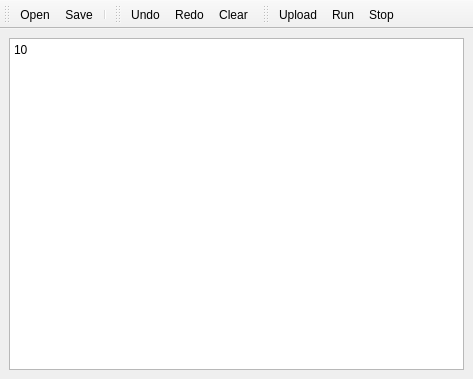
<?xml version="1.0" encoding="UTF-8"?>
<ui version="4.0">
 <class>Editor_window</class>
 <widget class="QMainWindow" name="Editor_window">
  <property name="geometry">
   <rect>
    <x>0</x>
    <y>0</y>
    <width>473</width>
    <height>379</height>
   </rect>
  </property>
  <property name="windowTitle">
   <string>Editor</string>
  </property>
  <widget class="QWidget" name="centralwidget">
   <layout class="QVBoxLayout" name="verticalLayout">
    <item>
     <widget class="QPlainTextEdit" name="textEdit">
      <property name="styleSheet">
       <string notr="true">font: 10pt &quot;MS Shell Dlg 2&quot;;
</string>
      </property>
      <property name="lineWrapMode">
       <enum>QPlainTextEdit::NoWrap</enum>
      </property>
      <property name="plainText">
       <string>10 </string>
      </property>
     </widget>
    </item>
   </layout>
  </widget>
  <widget class="QToolBar" name="tb_files">
   <property name="windowTitle">
    <string>toolBar</string>
   </property>
   <property name="iconSize">
    <size>
     <width>16</width>
     <height>16</height>
    </size>
   </property>
   <attribute name="toolBarArea">
    <enum>TopToolBarArea</enum>
   </attribute>
   <attribute name="toolBarBreak">
    <bool>false</bool>
   </attribute>
   <addaction name="actionOpen"/>
   <addaction name="actionSave"/>
   <addaction name="separator"/>
  </widget>
  <widget class="QToolBar" name="tb_edit">
   <property name="windowTitle">
    <string>toolBar_2</string>
   </property>
   <property name="iconSize">
    <size>
     <width>16</width>
     <height>16</height>
    </size>
   </property>
   <attribute name="toolBarArea">
    <enum>TopToolBarArea</enum>
   </attribute>
   <attribute name="toolBarBreak">
    <bool>false</bool>
   </attribute>
   <addaction name="actionUndo"/>
   <addaction name="actionRedo"/>
   <addaction name="actionClear"/>
  </widget>
  <widget class="QToolBar" name="tb_communication">
   <property name="windowTitle">
    <string>toolBar_3</string>
   </property>
   <property name="iconSize">
    <size>
     <width>16</width>
     <height>16</height>
    </size>
   </property>
   <attribute name="toolBarArea">
    <enum>TopToolBarArea</enum>
   </attribute>
   <attribute name="toolBarBreak">
    <bool>false</bool>
   </attribute>
   <addaction name="actionUpload"/>
   <addaction name="actionRun"/>
   <addaction name="actionStop"/>
  </widget>
  <action name="actionOpen">
   <property name="icon">
    <iconset resource="../resources/icon_pack.qrc">
     <normaloff>:/icon/folder.png</normaloff>:/icon/folder.png</iconset>
   </property>
   <property name="text">
    <string>Open</string>
   </property>
   <property name="toolTip">
    <string>Open file</string>
   </property>
   <property name="shortcut">
    <string>Ctrl+O</string>
   </property>
  </action>
  <action name="actionSave">
   <property name="icon">
    <iconset resource="../resources/icon_pack.qrc">
     <normaloff>:/icon/bullet_disk.png</normaloff>:/icon/bullet_disk.png</iconset>
   </property>
   <property name="text">
    <string>Save</string>
   </property>
   <property name="toolTip">
    <string>Save file</string>
   </property>
   <property name="shortcut">
    <string>Ctrl+S</string>
   </property>
  </action>
  <action name="actionClear">
   <property name="icon">
    <iconset resource="../resources/icon_pack.qrc">
     <normaloff>:/icon/page_white.png</normaloff>:/icon/page_white.png</iconset>
   </property>
   <property name="text">
    <string>Clear</string>
   </property>
   <property name="toolTip">
    <string>Clear workspace</string>
   </property>
  </action>
  <action name="actionUpload">
   <property name="icon">
    <iconset resource="../resources/icon_pack.qrc">
     <normaloff>:/icon/application_get.png</normaloff>:/icon/application_get.png</iconset>
   </property>
   <property name="text">
    <string>Upload</string>
   </property>
   <property name="toolTip">
    <string>Upload program to robot</string>
   </property>
  </action>
  <action name="actionRun">
   <property name="icon">
    <iconset resource="../resources/icon_pack.qrc">
     <normaloff>:/icon/application_go.png</normaloff>:/icon/application_go.png</iconset>
   </property>
   <property name="text">
    <string>Run</string>
   </property>
   <property name="toolTip">
    <string>Run uploaded program</string>
   </property>
  </action>
  <action name="actionRedo">
   <property name="icon">
    <iconset resource="../resources/icon_pack.qrc">
     <normaloff>:/icon/arrow_redo.png</normaloff>:/icon/arrow_redo.png</iconset>
   </property>
   <property name="text">
    <string>Redo</string>
   </property>
   <property name="toolTip">
    <string>Redo</string>
   </property>
   <property name="shortcut">
    <string>Ctrl+Y</string>
   </property>
  </action>
  <action name="actionUndo">
   <property name="icon">
    <iconset resource="../resources/icon_pack.qrc">
     <normaloff>:/icon/arrow_undo.png</normaloff>:/icon/arrow_undo.png</iconset>
   </property>
   <property name="text">
    <string>Undo</string>
   </property>
   <property name="toolTip">
    <string>Undo</string>
   </property>
   <property name="shortcut">
    <string>Ctrl+Z</string>
   </property>
  </action>
  <action name="actionStop">
   <property name="icon">
    <iconset resource="../resources/icon_pack.qrc">
     <normaloff>:/icon/stop.png</normaloff>:/icon/stop.png</iconset>
   </property>
   <property name="text">
    <string>Stop</string>
   </property>
   <property name="toolTip">
    <string>Stop execution of program</string>
   </property>
  </action>
 </widget>
 <resources>
  <include location="../resources/icon_pack.qrc"/>
 </resources>
 <connections>
  <connection>
   <sender>actionRedo</sender>
   <signal>triggered()</signal>
   <receiver>textEdit</receiver>
   <slot>redo()</slot>
   <hints>
    <hint type="sourcelabel">
     <x>-1</x>
     <y>-1</y>
    </hint>
    <hint type="destinationlabel">
     <x>94</x>
     <y>116</y>
    </hint>
   </hints>
  </connection>
  <connection>
   <sender>actionUndo</sender>
   <signal>triggered()</signal>
   <receiver>textEdit</receiver>
   <slot>undo()</slot>
   <hints>
    <hint type="sourcelabel">
     <x>-1</x>
     <y>-1</y>
    </hint>
    <hint type="destinationlabel">
     <x>129</x>
     <y>65</y>
    </hint>
   </hints>
  </connection>
  <connection>
   <sender>actionClear</sender>
   <signal>triggered()</signal>
   <receiver>textEdit</receiver>
   <slot>clear()</slot>
   <hints>
    <hint type="sourcelabel">
     <x>-1</x>
     <y>-1</y>
    </hint>
    <hint type="destinationlabel">
     <x>110</x>
     <y>83</y>
    </hint>
   </hints>
  </connection>
 </connections>
</ui>
